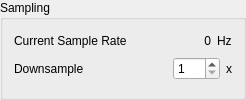
              <widget class="QGroupBox" name="groupBox_4">
               <property name="title">
                <string>Sampling</string>
               </property>
               <layout class="QFormLayout" name="formLayout_7">
                <item row="1" column="0">
                 <widget class="QLabel" name="label_27">
                  <property name="text">
                   <string>Downsample</string>
                  </property>
                 </widget>
                </item>
                <item row="1" column="1">
                 <layout class="QHBoxLayout" name="horizontalLayout_17">
                  <item>
                   <spacer name="horizontalSpacer_16">
                    <property name="orientation">
                     <enum>Qt::Horizontal</enum>
                    </property>
                    <property name="sizeHint" stdset="0">
                     <size>
                      <width>40</width>
                      <height>20</height>
                     </size>
                    </property>
                   </spacer>
                  </item>
                  <item>
                   <widget class="QSpinBox" name="spinbox_downsample">
                    <property name="toolTip">
                     <string extracomment="Size of a single sample"/>
                    </property>
                    <property name="minimum">
                     <number>1</number>
                    </property>
                    <property name="maximum">
                     <number>100</number>
                    </property>
                    <property name="value">
                     <number>1</number>
                    </property>
                   </widget>
                  </item>
                  <item>
                   <widget class="QLabel" name="label_28">
                    <property name="text">
                     <string>x</string>
                    </property>
                   </widget>
                  </item>
                 </layout>
                </item>
                <item row="0" column="0">
                 <widget class="QLabel" name="label_29">
                  <property name="text">
                   <string>Current Sample Rate</string>
                  </property>
                 </widget>
                </item>
                <item row="0" column="1">
                 <layout class="QHBoxLayout" name="horizontalLayout">
                  <item>
                   <spacer name="horizontalSpacer">
                    <property name="orientation">
                     <enum>Qt::Horizontal</enum>
                    </property>
                    <property name="sizeHint" stdset="0">
                     <size>
                      <width>40</width>
                      <height>20</height>
                     </size>
                    </property>
                   </spacer>
                  </item>
                  <item>
                   <widget class="QLabel" name="label_samplerateactual">
                    <property name="text">
                     <string>0</string>
                    </property>
                    <property name="alignment">
                     <set>Qt::AlignRight|Qt::AlignTrailing|Qt::AlignVCenter</set>
                    </property>
                   </widget>
                  </item>
                  <item>
                   <widget class="QLabel" name="label_30">
                    <property name="text">
                     <string>Hz</string>
                    </property>
                   </widget>
                  </item>
                 </layout>
                </item>
               </layout>
              </widget>
